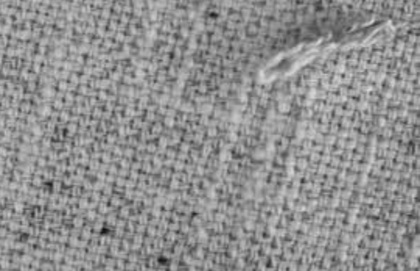
%> input picture images/1.jpg, 420 x 271 px, shrunk from 540 x 348 before the run; its folder holds only this picture in this run
$ octave laboratorio.m   (GNU Octave 9; MATLAB toolbox functions it lacks are replaced by stand-ins)
%> lines starting %> are read from the running program, lines starting %| are printed output that depends on the picture; in (x1, y1, x2, y2) boxes, pixels count from 0 and x2, y2 are one past the last pixel; in counts of white or black regions, pixels touching at a corner belong together; the program's own positions count from 1; long printed decimals are rounded
clear all
close all
clc

list=dir('images/1*.jpg');
s='images/';
gh=figure('NumberTitle', 'off', 'Name', 'Galleria');

% Cross-correlazione 2D normalizzata per trovare difetti su tessuti
for index=1:size(list,1)
    % Scorro una lista for per eseguire l'algoritmo su ogni immagine della
    % cartella images
    name=strcat(s,list(index).name);
    disp(list(index).name)
    A = rgb2gray(imread(name));
%> A: size 271x420 uint8; min 12, max 220, mean 144.4
    [R,C]=size(A);
%> R = 271; C = 420
    c=0;
    soglia=0;

    % Eseguo un ciclo while per ottimizzare la soglia con cui effettuare il
    % filtro
    while (soglia<0.08)

        % Definisco una serie di pattern, tutti quadrati 20x20
        hcm = fix(C/2)-20;      % Half columns minus value
        hc  = fix(C/2);         % Half columns
        cm  = C-20;             % Columns minus value
        hrm = fix(R/2)-20;      % Half rows minus value
        hr  = fix(R/2);         % Half rows
        rm  = R-20;             % Rows minus value

        randomX1 = 1;
        randomY1 = randi([1 hcm]);
        pattern1 = A(1:20,randomY1:randomY1+19);

        randomX2 = 1;
        randomY2 = randi([hc cm]);
        pattern2 = A(1:20,randomY2:randomY2+19);

        randomX3 = randi([1 hrm]);
        randomY3 = cm;
        pattern3 = A(randomX3:randomX3+19,randomY3:randomY3+19);

        randomX4 = randi([hr rm]);
        randomY4 = cm;
        pattern4 = A(randomX4:randomX4+19,randomY4:randomY4+19);

        randomX5 = rm;
        randomY5 = randi([hc cm]);
        pattern5 = A(randomX5:randomX5+19,randomY5:randomY5+19);

        randomX6 = rm;
        randomY6 = randi([1 hcm]);
        pattern6 = A(randomX6:randomX6+19,randomY6:randomY6+19);

        randomX7 = randi([1 hrm]);
        randomY7 = 1;
        pattern7 = A(randomX7:randomX7+19,1:20);

        randomX8 = randi([hr rm]);
        randomY8 = 1;
        pattern8 = A(randomX8:randomX8+19,1:20);

        % Calcolo la xcorr-2D (normalizzata). Size = N+M-1
        c1 = normxcorr2(pattern1,A);
        c2 = normxcorr2(pattern2,A);
        c3 = normxcorr2(pattern3,A);
        c4 = normxcorr2(pattern4,A);
        c5 = normxcorr2(pattern5,A);
        c6 = normxcorr2(pattern6,A);
        c7 = normxcorr2(pattern7,A);
        c8 = normxcorr2(pattern8,A);

        % Calcolo media
        c = (c1+c2+c3+c4+c5+c6+c7+c8)/8;

        % Size(pattern)-1
        c = c(19:end-19,19:end-19);
        c=abs(c);

        % Scelta della soglia in modo automatico
        maxC=max(c,[],'all');
        minC=min(c,[],'all');
        soglia=((maxC-minC)/100)*30;
    end
%> this loop made 1 pass
%> (maxC, minC, soglia) on pass 1: (0.28, 7.17e-07, 0.084)
%> pass 1, `pattern4 = A(randomX4:randomX4+19,randomY4:randomY4+19);`:
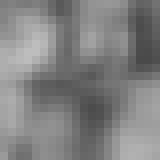
%> pattern4: size 20x20 uint8 (shown 8 times larger); min 74, max 189, mean 129.5

    % Effettuiamo il filtraggio con soglia automatica
    disp(soglia);
%| 0.08397
    mask = c<soglia;
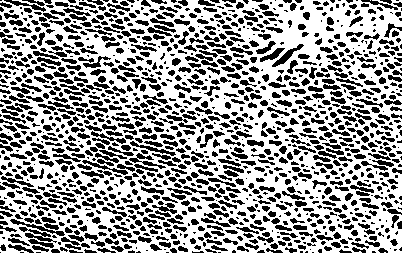
%> mask: size 253x402 logical; 60.7% white; 1403 black regions (563 under 20 px), largest, box (x1, y1, x2, y2) and area: (19, 227, 57, 243) 199, (272, 44, 304, 67) 180, (10, 219, 65, 236) 173

    % Scelta del disco in base alla soglia
    disco=2;
    if(soglia<0.1)
        disco=3;
    end
    if(soglia<0.085)
        disco=4;
    end
    disp(disco);
    se = strel('disk',disco);
    mask2 = imopen(mask,se);
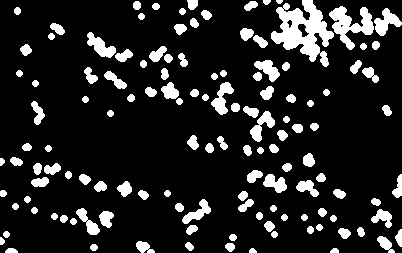
%> mask2: size 253x402 logical; 14.2% white; 129 white regions, largest, box (x1, y1, x2, y2) and area: (271, 0, 334, 67) 2044, (329, 6, 374, 50) 900, (374, 8, 402, 36) 383

    % Elimino i bordi dell'immagine usati dai pattern
    A=A(9:end-10,9:end-10);
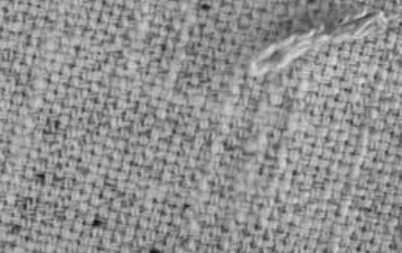
%> A: size 253x402 uint8; min 12, max 220, mean 144.8
    A1 = A;
    A1(mask2)= 255;
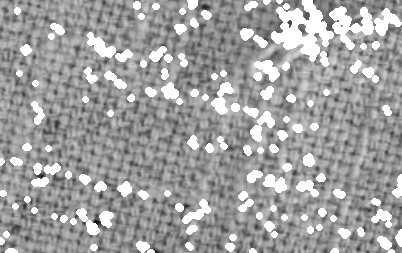
%> A1: size 253x402 uint8; 14.19% of pixels changed, all inside (x1, y1, x2, y2) = (0, 0, 402, 253)
    Af=cat(3,A1,A,A);
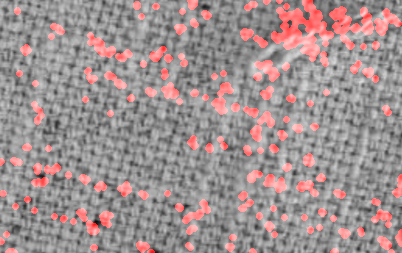
%> Af: size 253x402x3 uint8; mean R, G, B 160.6, 144.8, 144.8

    % Genero una galleria composta da immagini e rispettive immagini
    % elaborate
    set(gh, 'Position', get(0, 'Screensize'));
    subplot(5, 5, index);
    imshowpair(A,Af,'montage')
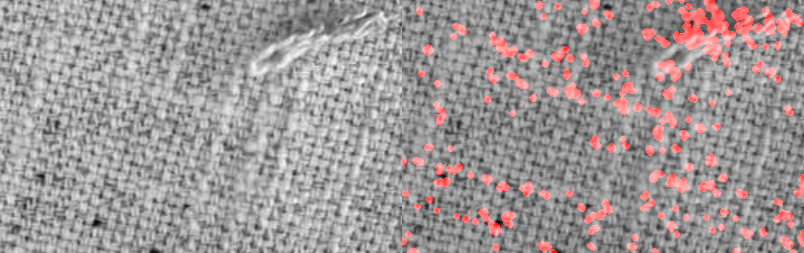
%> displayed picture: size 253x804x3, on the screen's scale of 0 to 255; mean R, G, B 159.4, 151.1, 151.1
    title(list(index).name)

    % Visualizzo l'immagine elaborata
    figure('NumberTitle', 'off', 'Name', list(index).name);
    imshowpair(A,Af,'montage')

    pause(100.5);
    close(list(index).name);
end
